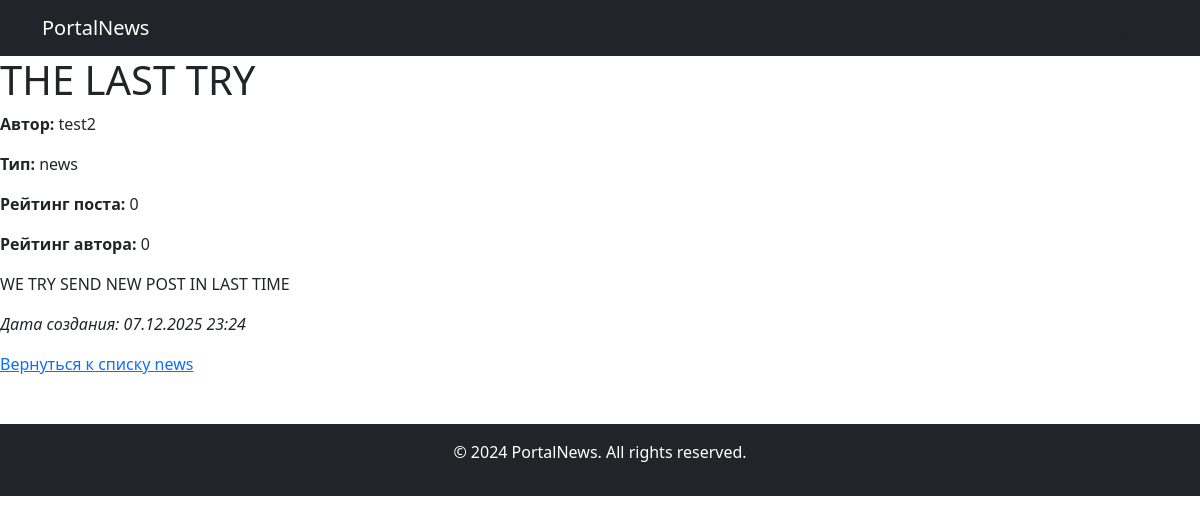
Screenshot of /news/news/48/ with the database file from the repository.
### news/models.py (models this page shows, shortened)
class Post(models.Model):
    ARTICLE = 'AR'
    NEWS = 'NW'
    TYPE_CHOICES = [
        (ARTICLE, 'Статья'),
        (NEWS, 'Новость'),
    ]
    author = models.ForeignKey(Author, on_delete=models.CASCADE)
    post_type = models.CharField(max_length=10, choices=[('news', 'News'), ('article', 'Article')], default='news')  # Тип: статья или новость
    time_created = models.DateTimeField(auto_now_add=True)  # Авто-дата создания
    categories = models.ManyToManyField(Category, through='PostCategory', related_name='post', blank=False)
    title = models.CharField(max_length=128)
    text = models.TextField()
    rating = models.SmallIntegerField(default=0)
    is_published = models.BooleanField(default=False)
    class Meta:
        permissions = [('can_add_news_post', 'Can add news post'),
            ("can_create_post", "Can create post"),
               ("can_edit_post", "Can edit post"),]

class Author(models.Model):
    author_user = models.OneToOneField(User, on_delete=models.CASCADE, related_name='author_profile')
    rating_author = models.SmallIntegerField(default=0)  # Рейтинг автора, обновляется автоматически

### news/views.py (the view)
# urls.py: path('<str:post_type>/<int:pk>/', views.news_detail, name='detail'),
def news_detail(request, post_type, pk):
    post = get_object_or_404(Post, pk=pk, post_type=post_type)
    return render(request, 'news/news_detail.html', {'post': post})

### news/templates/news/news_detail.html (shortened to what this page needs)
{% extends 'base.html' %}
{% block content %}
<h1>{{ post.title }}</h1>
<p><strong>Автор:</strong> {{ post.author.author_user }}</p>
<p><strong>Тип:</strong> {{ post.post_type }}</p>
<p><strong>Рейтинг поста:</strong> {{ post.rating }}</p>
<p><strong>Рейтинг автора:</strong> {{ post.author.rating_author }}</p>
<p>{{ post.text }}</p>
<p><em>Дата создания: {{ post.time_created|date:"d.m.Y H:i" }}</em></p>
<a href="{% url 'news:news_list' post_type=post.post_type %}">Вернуться к списку {{ post.post_type }}</a>
{% endblock %}

### rows the page displays
Post: title "THE LAST TRY", author.author_user "test2", post_type "news", rating "0", author.rating_author "0", text "WE TRY SEND NEW POST IN LAST TIME", time_created "07.12.2025 23:24"
